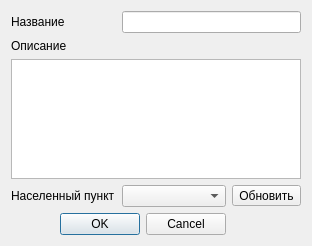
<?xml version="1.0" encoding="UTF-8"?>
<ui version="4.0">
 <class>MilkPointDialog</class>
 <widget class="QDialog" name="MilkPointDialog">
  <property name="geometry">
   <rect>
    <x>0</x>
    <y>0</y>
    <width>312</width>
    <height>246</height>
   </rect>
  </property>
  <property name="windowTitle">
   <string>Молочный пункт</string>
  </property>
  <layout class="QGridLayout" name="gridLayout">
   <item row="0" column="0">
    <widget class="QLabel" name="labeName">
     <property name="text">
      <string>Название</string>
     </property>
    </widget>
   </item>
   <item row="0" column="1" colspan="2">
    <widget class="QLineEdit" name="lineEditName"/>
   </item>
   <item row="1" column="0">
    <widget class="QLabel" name="labelDescription">
     <property name="text">
      <string>Описание</string>
     </property>
    </widget>
   </item>
   <item row="2" column="0" colspan="3">
    <widget class="QTextEdit" name="textEditDescription"/>
   </item>
   <item row="3" column="0">
    <widget class="QLabel" name="label">
     <property name="text">
      <string>Населенный пункт</string>
     </property>
    </widget>
   </item>
   <item row="3" column="1">
    <widget class="QComboBox" name="comboBoxLocalities"/>
   </item>
   <item row="3" column="2">
    <widget class="QToolButton" name="toolButtonRefresh">
     <property name="toolTip">
      <string>Обновить</string>
     </property>
     <property name="text">
      <string>Обновить</string>
     </property>
     <property name="icon">
      <iconset resource="../../res.qrc">
       <normaloff>:/img/refresh.png</normaloff>:/img/refresh.png</iconset>
     </property>
    </widget>
   </item>
   <item row="4" column="0" colspan="2">
    <widget class="QDialogButtonBox" name="buttonBox">
     <property name="orientation">
      <enum>Qt::Horizontal</enum>
     </property>
     <property name="standardButtons">
      <set>QDialogButtonBox::Cancel|QDialogButtonBox::Ok</set>
     </property>
    </widget>
   </item>
  </layout>
 </widget>
 <resources>
  <include location="../../res.qrc"/>
 </resources>
 <connections>
  <connection>
   <sender>buttonBox</sender>
   <signal>accepted()</signal>
   <receiver>MilkPointDialog</receiver>
   <slot>accept()</slot>
   <hints>
    <hint type="sourcelabel">
     <x>248</x>
     <y>254</y>
    </hint>
    <hint type="destinationlabel">
     <x>157</x>
     <y>274</y>
    </hint>
   </hints>
  </connection>
  <connection>
   <sender>buttonBox</sender>
   <signal>rejected()</signal>
   <receiver>MilkPointDialog</receiver>
   <slot>reject()</slot>
   <hints>
    <hint type="sourcelabel">
     <x>316</x>
     <y>260</y>
    </hint>
    <hint type="destinationlabel">
     <x>286</x>
     <y>274</y>
    </hint>
   </hints>
  </connection>
 </connections>
</ui>
